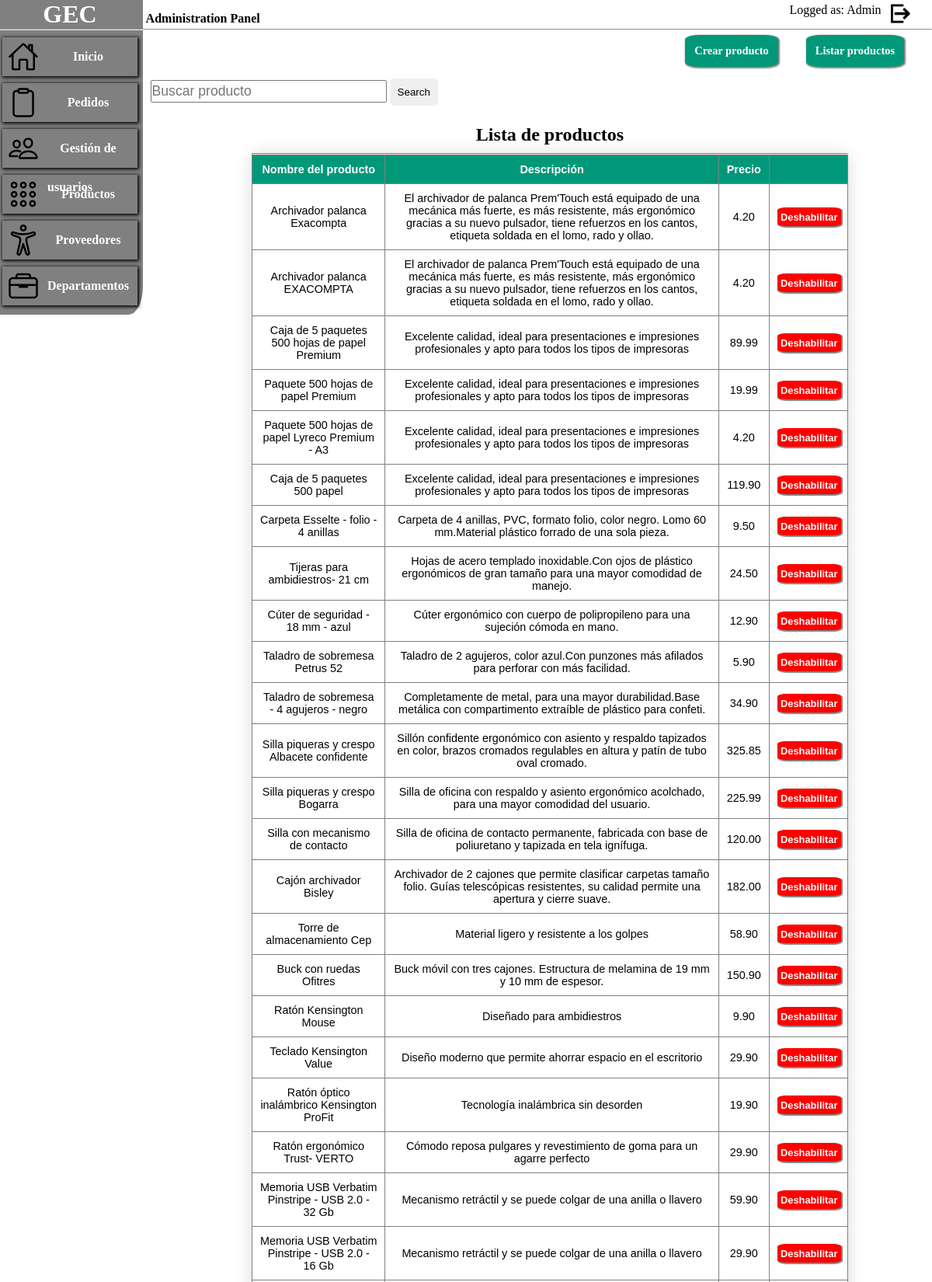
Page /Controllers/productos.php?accion=listar (signed in, upper part) on the committed database.
### tables this page shows
CREATE TABLE Productos(
    Prod_ID INT NOT NULL AUTO_INCREMENT,
    Prov_ID INT,
    Cat_ID INT,
    Prod_Nombre VARCHAR(100) NOT NULL,
    Prod_Descripcion TEXT NOT NULL,
    Prod_Precio DECIMAL(5,2) NOT NULL,
    Enabled INT NOT NULL DEFAULT 0,
    PRIMARY KEY(Prod_ID),
    FOREIGN KEY(Prov_ID) REFERENCES Proveedor(Prov_ID),
    FOREIGN KEY(Cat_ID) REFERENCES Categoria(Cat_ID)
);

### Models/productoModel.php (called while the page is built, shortened)
<?php
class Producto
{
    public function getAllProductos()
    {
        $conn = database::getConnection();
        $query = " SELECT * FROM `Productos` ";
        $all_productos = mysqli_query($conn, $query);
        return $all_productos;
    }
}

### Controllers/productos.php (the view, shortened to what this page needs)
<?php
require_once '../Views/header.php';
require_once '../Views/menu.php';
require_once '../Models/productoModel.php';
?>
<div id="contendor_resumen">
    <a class="menuButton submit" href="productos.php?accion=listar">Listar productos</a>
    <a class="menuButton submit" href="productos.php?accion=crear">Crear producto</a>
</div>
<div class="input_busqueda">
    <form action="productos.php" method="GET">
        <input id="sarch_input" id="search" type="text" name="nombre" placeholder="Buscar producto">
        <input id="boton_search" type="submit" value="Search">
    </form>
</div>
<?php
if (isset($_GET['accion']) || isset($_POST['accion'])) {
    $accion = $_GET['accion'] ? $_GET['accion'] : $_POST['accion'];
    switch ($accion) {
        case 'listar':
            mostrarListaProd();
            break;
    }
}
?>
<?php function mostrarListaProd()
{
    $producto = new Producto();
    $todos_productos = $producto->getAllProductos();
?>
    <div class="table_frame">
    <h2 class="titulo">Lista de productos</h2>
    <div class="create_pedidos_form" id="create_form">
        <hr>
        <table>
            <thead>
                <tr>
                    <th>Nombre del producto</th>
                    <th>Descripción</th>
                    <th>Precio</th>
                    <th></th>
                </tr>
            </thead>
            <tbody>
                <?php if ($todos_productos) : ?>
                    <?php while ($producto = $todos_productos->fetch_assoc()) : ?>
                        <tr>
                            <td><?= $producto['Prod_Nombre'] ?></td>
                            <td><?= $producto['Prod_Descripcion'] ?></td>
                            <td><?= $producto['Prod_Precio'] ?></td>
                            <td>
                                <?php if ($producto['Enabled'] == 0) : ?>
                                    <form class="action_form" action="productos.php" method="post">
                                        <input class="button button_input_eliminar" type="submit" value="Deshabilitar" ">
                                    </form>
                            <?php endif ?>
                            </td>
                        </tr>
                    <?php endwhile ?>
                <?php endif ?>
            </tbody>
        </table>
    </div>
    </div>
<?php }; ?>

### css/style.css (style rules this page uses)
* { margin: 0px auto; padding: 0%; }
.titulo { text-align: center; margin-bottom: 10px; }
.button { border: none; padding: 2%; border-radius: 15%; font-size: 0.8rem !important; background-color: rgba(128, 128, 128, 0.487); cursor: pointer; color: white; text-decoration: none; font-weight: bolder; }
.menuButton { border: none; padding: 1%; border-radius: 15%; font-size: 0.9rem !important; float: right; margin-right: 3%; margin-top: 0.5%; box-shadow: 1px 1px 2px 1px grey; cursor: pointer; background-color: #009879; text-decoration: none; color: white; }
.submit { background-color: #009879; font-weight: bolder; }
.button_input_eliminar { background-color: red !important; padding: 6%; box-shadow: 1px 1px 1px 1px grey; }
.action_form { margin-right: 7px; }
#contendor_resumen { width: 100%; height: 50px; }
#contendor_resumen * { display: inline-block; }
.table_frame { padding: 1%; width: 80%; float: right; margin-top: 1%; }
table { border-collapse: collapse !important; font-size: 0.9em; font-family: sans-serif; box-shadow: 0 0 20px rgba(0, 0, 0, 0.15); }
thead tr { background-color: #009879; color: #ffffff; text-align: left; }
tbody tr { border-bottom: 1px solid #dddddd; }
th, td { padding: 10px; border: 1px solid grey; text-align: center !important; }
.create_pedidos_form { width: 80%; margin: 0px auto; text-align: center; }
.input_busqueda { margin-top: 1%; }
#sarch_input { width: 25%; height: 25px; margin-left: 10px; font-size: 1.1rem; }
#boton_search { border: none; padding: 10px; border-radius: 10%; cursor: pointer; }

### rows in the picture
productos: Prod_Nombre "Archivador palanca Exacompta", Prod_Descripcion "El archivador de palanca Prem'Touch está equipado de una mecánica más fuerte, es más resistente, más ergonómico gracias a su nuevo pulsador, tiene refuerzos en los cantos, etiqueta soldada en el lomo, rado y ollao.", Prod_Precio "4.20"
productos: Prod_Nombre "Archivador palanca EXACOMPTA", Prod_Descripcion "El archivador de palanca Prem'Touch está equipado de una mecánica más fuerte, es más resistente, más ergonómico gracias a su nuevo pulsador, tiene refuerzos en los cantos, etiqueta soldada en el lomo, rado y ollao.", Prod_Precio "4.20"
productos: Prod_Nombre "Caja de 5 paquetes 500 hojas de papel Premium", Prod_Descripcion "Excelente calidad, ideal para presentaciones e impresiones profesionales y apto para todos los tipos de impresoras", Prod_Precio "89.99"
productos: Prod_Nombre "Paquete 500 hojas de papel Premium", Prod_Descripcion "Excelente calidad, ideal para presentaciones e impresiones profesionales y apto para todos los tipos de impresoras", Prod_Precio "19.99"
productos: Prod_Nombre "Paquete 500 hojas de papel Lyreco Premium - A3", Prod_Descripcion "Excelente calidad, ideal para presentaciones e impresiones profesionales y apto para todos los tipos de impresoras", Prod_Precio "4.20"
productos: Prod_Nombre "Caja de 5 paquetes 500 papel", Prod_Descripcion "Excelente calidad, ideal para presentaciones e impresiones profesionales y apto para todos los tipos de impresoras", Prod_Precio "119.90"
productos: Prod_Nombre "Carpeta Esselte - folio - 4 anillas", Prod_Descripcion "Carpeta de 4 anillas, PVC, formato folio, color negro. Lomo 60 mm.Material plástico forrado de una sola pieza.", Prod_Precio "9.50"
productos: Prod_Nombre "Tijeras para ambidiestros- 21 cm", Prod_Descripcion "Hojas de acero templado inoxidable.Con ojos de plástico ergonómicos de gran tamaño para una mayor comodidad de manejo.", Prod_Precio "24.50"
productos: Prod_Nombre "Cúter de seguridad - 18 mm - azul", Prod_Descripcion "Cúter ergonómico con cuerpo de polipropileno para una sujeción cómoda en mano.", Prod_Precio "12.90"
productos: Prod_Nombre "Taladro de sobremesa Petrus 52", Prod_Descripcion "Taladro de 2 agujeros, color azul.Con punzones más afilados para perforar con más facilidad.", Prod_Precio "5.90"
productos: Prod_Nombre "Taladro de sobremesa - 4 agujeros - negro", Prod_Descripcion "Completamente de metal, para una mayor durabilidad.Base metálica con compartimento extraíble de plástico para confeti.", Prod_Precio "34.90"
productos: Prod_Nombre "Silla piqueras y crespo Albacete confidente", Prod_Descripcion "Sillón confidente ergonómico con asiento y respaldo tapizados en color, brazos cromados regulables en altura y patín de tubo oval cromado.", Prod_Precio "325.85"
productos: Prod_Nombre "Silla piqueras y crespo Bogarra", Prod_Descripcion "Silla de oficina con respaldo y asiento ergonómico acolchado, para una mayor comodidad del usuario.", Prod_Precio "225.99"
productos: Prod_Nombre "Silla con mecanismo de contacto", Prod_Descripcion "Silla de oficina de contacto permanente, fabricada con base de poliuretano y tapizada en tela ignífuga.", Prod_Precio "120.00"
productos: Prod_Nombre "Cajón archivador Bisley", Prod_Descripcion "Archivador de 2 cajones que permite clasificar carpetas tamaño folio. Guías telescópicas resistentes, su calidad permite una apertura y cierre suave.", Prod_Precio "182.00"
productos: Prod_Nombre "Torre de almacenamiento Cep", Prod_Descripcion "Material ligero y resistente a los golpes", Prod_Precio "58.90"
productos: Prod_Nombre "Buck con ruedas Ofitres", Prod_Descripcion "Buck móvil con tres cajones. Estructura de melamina de 19 mm y 10 mm de espesor.", Prod_Precio "150.90"
productos: Prod_Nombre "Ratón Kensington Mouse", Prod_Descripcion "Diseñado para ambidiestros", Prod_Precio "9.90"
productos: Prod_Nombre "Teclado Kensington Value", Prod_Descripcion "Diseño moderno que permite ahorrar espacio en el escritorio", Prod_Precio "29.90"
productos: Prod_Nombre "Ratón óptico inalámbrico Kensington ProFit", Prod_Descripcion "Tecnología inalámbrica sin desorden", Prod_Precio "19.90"
productos: Prod_Nombre "Ratón ergonómico Trust- VERTO", Prod_Descripcion "Cómodo reposa pulgares y revestimiento de goma para un agarre perfecto", Prod_Precio "29.90"
productos: Prod_Nombre "Memoria USB Verbatim Pinstripe - USB 2.0 - 32 Gb", Prod_Descripcion "Mecanismo retráctil y se puede colgar de una anilla o llavero", Prod_Precio "59.90"
productos: Prod_Nombre "Memoria USB Verbatim Pinstripe - USB 2.0 - 16 Gb", Prod_Descripcion "Mecanismo retráctil y se puede colgar de una anilla o llavero", Prod_Precio "29.90"

### other values in the picture
$_SESSION['usuario_name'] "Admin"
